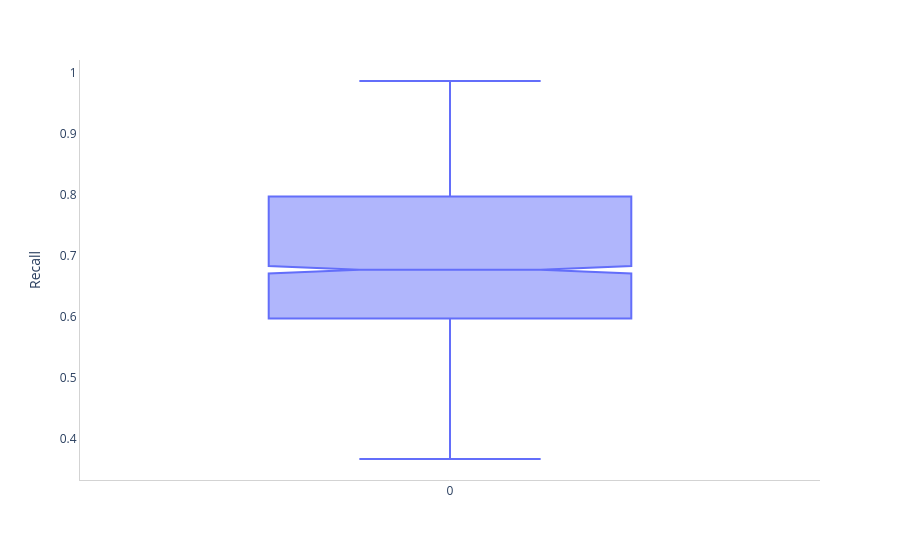

Source (notebook cell):
### Code cell
PX.box(scores['f1_score'], xaxes = {'title': ''}, yaxes = {'title': 'Recall'})

### Figure 1 — Plotly figure (JSON) as saved in the notebook; plotly's stock layout.template omitted (floating-point values rounded to 4 significant figures; data arrays with more than 128 entries replaced by an {"elided": "..."} marker saying what was removed)
{"data": [{"alignmentgroup": "True", "boxpoints": "outliers", "hovertemplate": "variable=%{x}<br>value=%{y}<extra></extra>", "legendgroup": "", "marker": {"color": "#636efa"}, "name": "", "notched": true, "offsetgroup": "", "orientation": "v", "showlegend": false, "type": "box", "x": {"elided": "2600 str values"}, "x0": " ", "xaxis": "x", "y": {"elided": "2600 float values"}, "y0": " ", "yaxis": "y"}], "layout": {"boxmode": "group", "legend": {"tracegroupgap": 0}, "margin": {"t": 60}, "paper_bgcolor": "rgba(255, 255, 255, 1.0)", "plot_bgcolor": "rgba(255, 255, 255, 1.0)", "showlegend": false, "width": 900, "xaxis": {"anchor": "y", "domain": [0, 1], "linecolor": "LightGrey", "linewidth": 1, "showline": true, "title": {"text": ""}}, "yaxis": {"anchor": "x", "domain": [0, 1], "linecolor": "LightGrey", "linewidth": 1, "showgrid": false, "showline": true, "title": {"text": "Recall"}}}}
